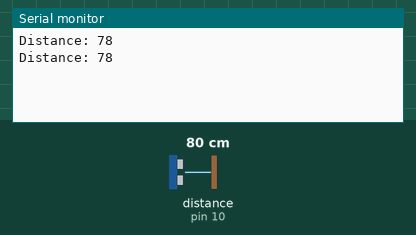
Recording of a sketch running on a simulated Arduino Uno, built with avr-gcc and run on an emulated ATmega328P. On the bench: the last lines printed to the serial monitor. Wiring (inferred from the names in the program): ultrasonic range finder: trigger pin 9; echo pin 10. The inputs (shaded band) are chosen by the test bench; at power-on: distance to the obstacle (sensor on pin 10) 80 cm. The echo pulse lasts 58.3 µs per cm.

Above: at 1.8 s.
1.9 s: distance to the obstacle (sensor on pin 10) set to 2 cm
At 2.7 s:
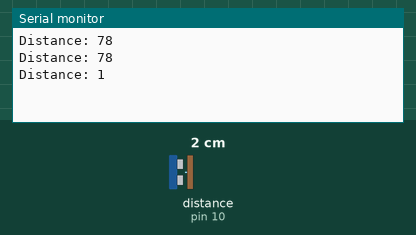
3.4 s: distance to the obstacle (sensor on pin 10) set to 4 cm
At 4.3 s:
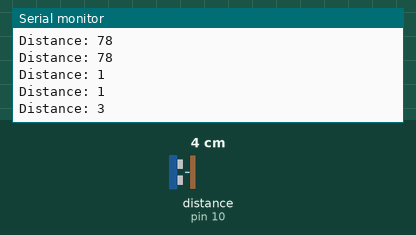
Timing chart, 0 to 6.4 s (numbered marks = the images above; inputs shaded):
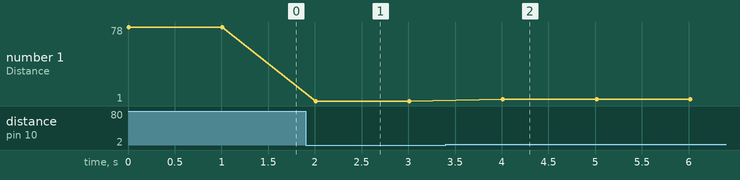

The sketch:

Ultrasonic.ino
```cpp
const int trig = 9;
const int echo = 10;

long Time;
int distance;
void setup() {
  Serial.begin(9600);
  pinMode(trig, OUTPUT);
  pinMode(echo, INPUT);
}
void loop() {
  digitalWrite(trig, LOW);
  delayMicroseconds(2);

  digitalWrite(trig, HIGH);
  delayMicroseconds(10);
  digitalWrite(trig, LOW);

  Time = pulseIn(echo, HIGH);
  distance = Time * 0.034 / 2;
  Serial.print("Distance: ");
  Serial.println(distance);
  delay(1000);
}
```

Measured:
- after the input at 1.9 s, the serial monitor: prints a new line after 0.11 s (image 1)
- after the input at 3.4 s, the serial monitor: prints a new line after 0.61 s (image 2)
- plotted number 1: 78 → 1 after the input at 1.9 s, 1 → 3 after the input at 3.4 s
